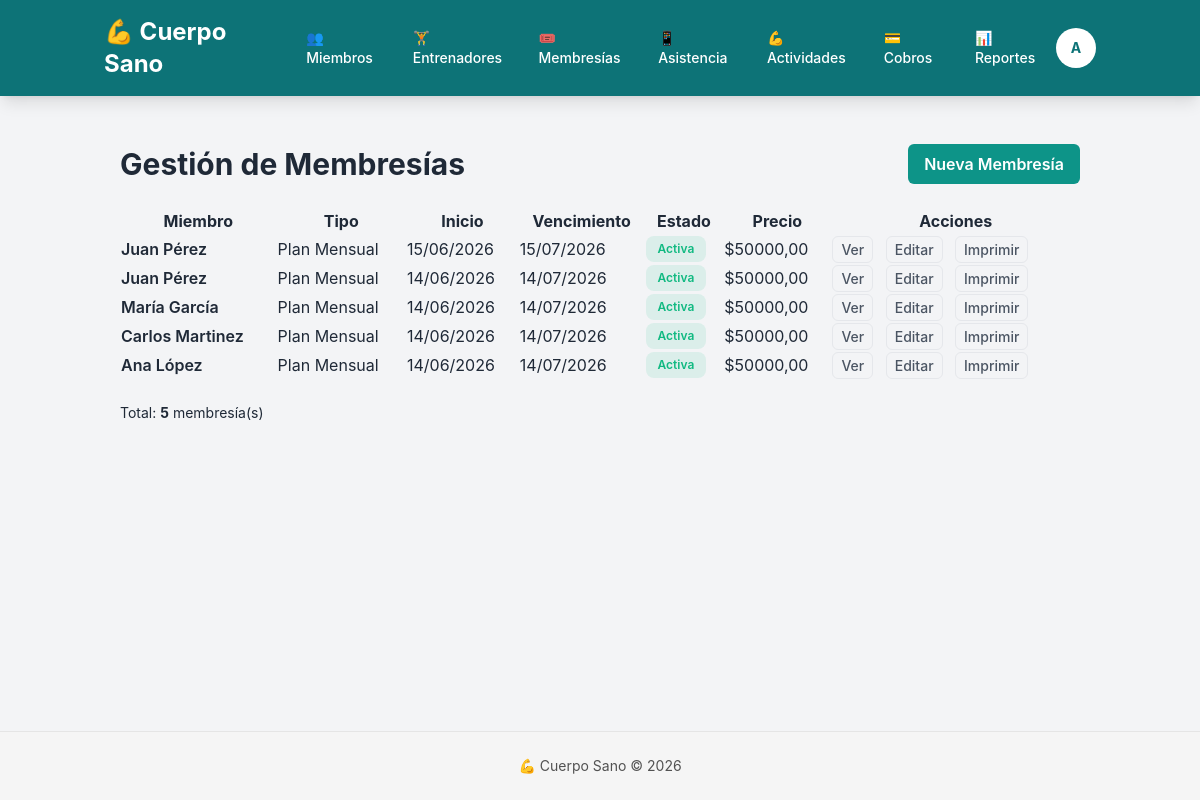
/membresias/ (signed in), run on the app's committed database.
### membresias/models.py (models this page shows, shortened)
class Membresia(models.Model):
    ESTADO_CHOICES = [
        ('ACTIVA', 'Activa'),
        ('VENCIDA', 'Vencida'),
        ('CANCELADA', 'Cancelada')
    ]
    miembro = models.ForeignKey(Miembro, on_delete=models.CASCADE, related_name='membresias')
    tipo = models.ForeignKey(TipoMembresia, on_delete=models.PROTECT)
    fecha_inicio = models.DateField()
    fecha_fin = models.DateField()
    estado = models.CharField(max_length=20, choices=ESTADO_CHOICES, default='ACTIVA')
    class Meta:
        verbose_name_plural = 'Membresías'

class TipoMembresia(models.Model):
    nombre = models.CharField(max_length=100)
    descripcion = models.TextField(blank=True)
    precio = models.DecimalField(
        max_digits=10,
        decimal_places=2,
        validators=[MinValueValidator(Decimal('0.01'))]
    )
    duracion_dias = models.PositiveIntegerField()
    class Meta:
        verbose_name_plural = 'Tipos de membresía'

### miembros/models.py (models this page shows, shortened)
class Miembro(models.Model):
    TIPO_CHOICES = [
        ('REGULAR', 'Regular'),
        ('ESTUDIANTE', 'Estudiante'),
        ('MAYOR', 'Persona Mayor'),
    ]
    usuario = models.OneToOneField(User, on_delete=models.SET_NULL, null=True, blank=True, related_name='miembro')
    nombre = models.CharField(max_length=100)
    apellido = models.CharField(max_length=100)
    dni = models.CharField(max_length=15, unique=True)
    email = models.EmailField(blank=True)
    telefono = models.CharField(max_length=20, blank=True)
    foto = models.ImageField(
        upload_to='miembros/',
        blank=True,
        null=True,
        validators=[FileExtensionValidator(allowed_extensions=['jpg', 'jpeg', 'png', 'gif'])],
        help_text='Máximo 5MB. Formatos: JPG, PNG, GIF'
    )
    tipo_miembro = models.CharField(max_length=20, choices=TIPO_CHOICES, default='REGULAR')
    activo = models.BooleanField(default=True)
    fecha_alta = models.DateField(auto_now_add=True)
    membresia_activa = models.ForeignKey(
        'membresias.Membresia',
        on_delete=models.PROTECT,
        related_name='miembro_activo',
        help_text='Membresía activa del miembro - requerida para registrar cobros'
    )
    def __str__(self):
        return f"{self.nombre} {self.apellido}"

### membresias/views.py (the view)
# urls.py: path('', views.lista_membresias, name='lista'),
@login_required
def lista_membresias(request):
    membresias = Membresia.objects.select_related('miembro', 'tipo').order_by('-fecha_inicio')
    context = {
        'membresias': membresias,
        'total': membresias.count(),
    }
    return render(request, 'membresias/lista.html', context)

### miembros/templatetags/custom_tags.py (called while the page is built)
@register.filter
def has_group(user, group_name):
    return user.groups.filter(name=group_name).exists()

### membresias/templates/membresias/lista.html (shortened to what this page needs)
{% extends "base.html" %}
{% block content %}
<div class="container mx-auto p-4">
    <div class="flex justify-between items-center mb-6">
        <h1 class="text-3xl font-bold">Gestión de Membresías</h1>
        <a href="{% url 'membresias:crear' %}" class="btn-primary px-4 py-2 rounded-md font-semibold text-white hover:opacity-90">Nueva Membresía</a>
    </div>
    <div class="overflow-x-auto">
        {% if membresias %}
            <table class="table table-zebra w-full">
                <thead>
                    <tr>
                        <th>Miembro</th>
                        <th>Tipo</th>
                        <th>Inicio</th>
                        <th>Vencimiento</th>
                        <th>Estado</th>
                        <th>Precio</th>
                        <th>Acciones</th>
                    </tr>
                </thead>
                <tbody>
                    {% for membresia in membresias %}
                        <tr>
                            <td class="font-semibold">{{ membresia.miembro }}</td>
                            <td>{{ membresia.tipo.nombre }}</td>
                            <td>{{ membresia.fecha_inicio|date:"d/m/Y" }}</td>
                            <td>{{ membresia.fecha_fin|date:"d/m/Y" }}</td>
                            <td>
                                {% if membresia.estado == "ACTIVA" %}
                                    <span class="badge badge-success">Activa</span>
                                {% elif membresia.estado == "VENCIDA" %}
                                    <span class="badge badge-warning">Vencida</span>
                                {% else %}
                                    <span class="badge badge-danger">Cancelada</span>
                                {% endif %}
                            </td>
                            <td>${{ membresia.tipo.precio }}</td>
                            <td class="space-x-2">
                                <a href="{% url 'membresias:detalle' membresia.pk %}" class="btn-ghost px-2 py-1 rounded-md text-sm hover:opacity-90">Ver</a>
                                {% if membresia.estado == "ACTIVA" %}
                                    <a href="{% url 'membresias:editar' membresia.pk %}" class="btn-ghost px-2 py-1 rounded-md text-sm hover:opacity-90">Editar</a>
                                {% endif %}
                                <a href="{% url 'membresias:print' membresia.pk %}" class="btn-ghost px-2 py-1 rounded-md text-sm hover:opacity-90">Imprimir</a>
                            </td>
                        </tr>
                    {% endfor %}
                </tbody>
            </table>
        {% else %}
            <div class="alert alert-info">
                <p>No hay membresías registradas. <a href="{% url 'membresias:crear' %}" class="link">Crear una nueva</a></p>
            </div>
        {% endif %}
    </div>
    <div class="mt-6 text-sm text-gray">
        Total: <strong>{{ total }}</strong> membresía(s)
    </div>
</div>
{% endblock %}

### templates/base.html (shortened to what this page needs)
{% load custom_tags %}{% load static %}<!DOCTYPE html>
<html lang="es">
<head>
    <script src="https://cdn.tailwindcss.com"></script>
    <link rel="stylesheet" href="{% static 'css/design-system.css' %}">
</head>
<body>
    <div class="min-h-screen flex flex-col">
        {% if user.is_authenticated %}
        <nav class="bg-primary shadow-lg text-white">
            <div class="container mx-auto px-4 py-4 flex items-center justify-between">
                <div class="flex items-center gap-6">
                    <a href="/" class="text-2xl font-bold text-white hover:opacity-90 transition">
                        💪 Cuerpo Sano
                    </a>
                    {% if user.groups.all|length > 0 %}
                        <div class="hidden md:flex gap-2">
                            {% if user|has_group:"Admin" %}
                                <a href="{% url 'miembros:lista' %}" class="px-3 py-2 rounded-md text-sm hover:bg-primary-dark transition">👥 Miembros</a>
                                <a href="{% url 'entrenadores:lista' %}" class="px-3 py-2 rounded-md text-sm hover:bg-primary-dark transition">🏋️ Entrenadores</a>
                                <a href="{% url 'membresias:lista_tipos' %}" class="px-3 py-2 rounded-md text-sm hover:bg-primary-dark transition">🎟️ Membresías</a>
                                <a href="{% url 'asistencia:biometrico' %}" class="px-3 py-2 rounded-md text-sm hover:bg-primary-dark transition">📱 Asistencia</a>
                                <a href="{% url 'actividades:lista' %}" class="px-3 py-2 rounded-md text-sm hover:bg-primary-dark transition">💪 Actividades</a>
                                <a href="{% url 'cobros:lista' %}" class="px-3 py-2 rounded-md text-sm hover:bg-primary-dark transition">💳 Cobros</a>
                                <a href="{% url 'reportes:asistencias' %}" class="px-3 py-2 rounded-md text-sm hover:bg-primary-dark transition">📊 Reportes</a>
                            {% elif user|has_group:"Entrenador" %}
                                <a href="{% url 'entrenadores:asistencia' %}" class="px-3 py-2 rounded-md text-sm hover:bg-primary-dark transition">📋 Mi Asistencia</a>
                                <a href="{% url 'actividades:lista' %}" class="px-3 py-2 rounded-md text-sm hover:bg-primary-dark transition">🏋️ Actividades</a>
                            {% elif user|has_group:"Miembro" %}
                                <a href="{% url 'asistencia:mi_asistencia' %}" class="px-3 py-2 rounded-md text-sm hover:bg-primary-dark transition">📱 Mi Asistencia</a>
                                <a href="{% url 'actividades:lista' %}" class="px-3 py-2 rounded-md text-sm hover:bg-primary-dark transition">🏋️ Actividades</a>
                            {% endif %}
                        </div>
                    {% endif %}
                </div>
                <div class="flex items-center gap-4">
                    <div class="relative" data-dropdown-container>
                        <button id="dropdown-btn" class="w-10 h-10 rounded-full bg-white text-primary font-bold text-center text-sm hover:opacity-90 transition cursor-pointer">
                            {{ user.username|first|upper }}
                        </button>
                    </div>
                </div>
            </div>
        </nav>
        {% endif %}
        <main class="flex-1 container mx-auto px-4 py-8">
            {% block content %}{% endblock %}
        </main>
        <footer class="bg-neutral-100 text-center py-6 text-sm text-neutral-600 border-t border-neutral-200">
            <p>💪 Cuerpo Sano &copy; 2026</p>
        </footer>
    </div>
</body>
</html>

### static/css/design-system.css (style rules this page uses)
:root { --primary: #0D9488; --primary-dark: #0D7377; --primary-light: #14B8A6; --success: #10B981; --warning: #F59E0B; --danger: #EF4444; --info: #3B82F6; --dark: #1F2937; --dark-secondary: #4B5563; --light: #F3F4F6; --light-secondary: #E5E7EB; --gray: #9CA3AF; --spacing-xs: 0.25rem; --spacing-sm: 0.5rem; --spacing-md: 1rem; --spacing-lg: 1.5rem; --spacing-xl: 2rem; --spacing-2xl: 3rem; --radius-sm: 0.375rem; --radius-md: 0.5rem; --radius-lg: 0.75rem; --radius-xl: 1rem; --shadow-sm: 0 1px 2px 0 rgba(0, 0, 0, 0.05); --shadow-md: 0 4px 6px -1px rgba(0, 0, 0, 0.1); --shadow-lg: 0 10px 15px -3px rgba(0, 0, 0, 0.1); --shadow-xl: 0 20px 25px -5px rgba(0, 0, 0, 0.1); }
body { background-color: var(--light); color: var(--dark); font-family: -apple-system, BlinkMacSystemFont, 'Segoe UI', Roboto, 'Helvetica Neue', Arial, sans-serif; }
.btn-primary { background-color: var(--primary); color: white; padding: var(--spacing-md) var(--spacing-lg); border-radius: var(--radius-md); border: none; font-weight: 600; cursor: pointer; transition: background-color 0.2s ease; }
.btn-ghost { background-color: transparent; color: var(--dark-secondary); padding: var(--spacing-md) var(--spacing-lg); border-radius: var(--radius-md); border: 1px solid var(--light-secondary); font-weight: 500; cursor: pointer; transition: all 0.2s ease; }
.badge { display: inline-block; padding: 0.25rem 0.75rem; border-radius: var(--radius-md); font-size: 0.75rem; font-weight: 600; }
.badge-success { background-color: rgba(16, 185, 129, 0.1); color: var(--success); }
.text-primary { color: var(--primary); }
.text-sm { font-size: 0.875rem; }
.font-bold { font-weight: 700; }
.font-semibold { font-weight: 600; }
.shadow-lg { box-shadow: var(--shadow-lg); }

### templates/base.html (style rules this page uses)
nav { background-color: #0D7377 !important; box-shadow: 0 2px 8px rgba(0, 0, 0, 0.15); }
nav a, nav button { color: #ffffff !important; font-weight: 500; transition: all 0.2s ease; }
nav button { background-color: #ffffff !important; color: #0D7377 !important; }

### data on the page
Membresia: miembro "Juan Pérez", tipo.nombre "Plan Mensual", fecha_inicio "15/06/2026", fecha_fin "15/07/2026", estado "Activa", tipo.precio "50000,00"
Membresia: miembro "Juan Pérez", tipo.nombre "Plan Mensual", fecha_inicio "14/06/2026", fecha_fin "14/07/2026", estado "Activa", tipo.precio "50000,00"
Membresia: miembro "María García", tipo.nombre "Plan Mensual", fecha_inicio "14/06/2026", fecha_fin "14/07/2026", estado "Activa", tipo.precio "50000,00"
Membresia: miembro "Carlos Martinez", tipo.nombre "Plan Mensual", fecha_inicio "14/06/2026", fecha_fin "14/07/2026", estado "Activa", tipo.precio "50000,00"
Membresia: miembro "Ana López", tipo.nombre "Plan Mensual", fecha_inicio "14/06/2026", fecha_fin "14/07/2026", estado "Activa", tipo.precio "50000,00"

### other printed values
{{ user.username|first|upper }} "A"
{{ total }} "5"
